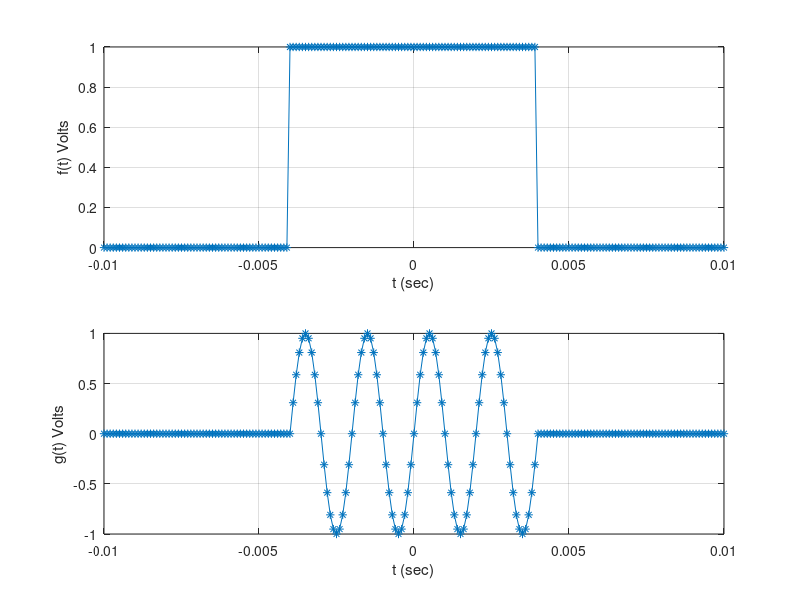

Write the MATLAB code that produced this figure.
% fileName: MatlabExample_1.m
% last modified by Carlos Benavides
% 9/1/2018

% objective:
% z(t) = 3cos(1000*pi*t)*e^(-1000t)[u(t+0.001)-u(t-0.003)]

% clear the screen 
clc;
clear all;
format compact

%define the unit step function:
u = @(t) 1.0 .* (t >= 0)
t = (-10:0.1:10) * 0.001

% init figure
figure;
% set up to put two plots in one window
subplot(2,1,1)

plot(t,u(t+0.004) - u(t-0.004), '-*')
% activate grid
grid on; 
% Axis labels
xlabel('t (sec)');
ylabel('f(t) Volts');

% definte function g(t)
g = sin(1000*pi*t).* (u(t+0.004) - u(t-0.004));
subplot(2,1,2)
plot(t,g,'-*')

% activate grid
grid on;

% Axis
xlabel('t (sec)')
ylabel('g(t) Volts')